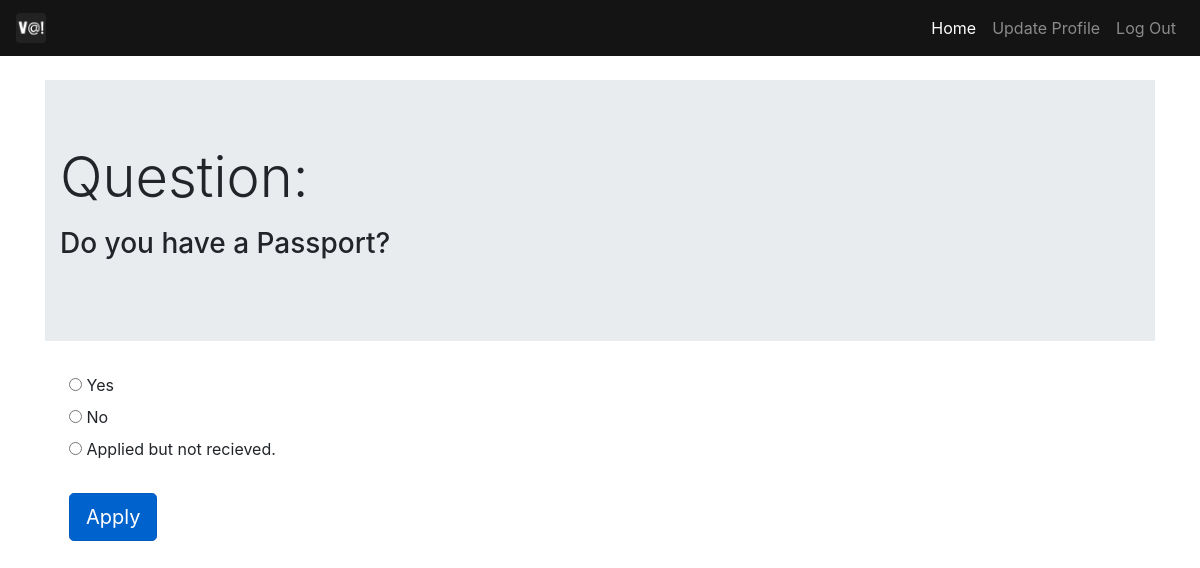
/1/ (signed in), run on the app's committed database.
### polls/models.py (models this page shows, shortened)
class Question(models.Model):
    question_text = models.CharField(max_length=200)
    pub_date = models.DateTimeField('date published')

class Choice(models.Model):
    question = models.ForeignKey(Question, on_delete=models.CASCADE)
    choice_text = models.CharField(max_length=200)
    votes = models.IntegerField(default=0)

### polls/views.py (the view)
# urls.py: path('<int:pk>/', DetailView.as_view(), name='details'),
class DetailView(LoginRequiredMixin, DetailView):
    model = Question
    template_name = 'polls/details.html'
    login_url = '/login/'
    redirect_field_name = 'details'

### polls/templates/polls/details.html (shortened to what this page needs)
{% extends 'polls/base.html' %}
{% block content %}
<br>
        <div class="jumbotron jumbotron-fluid">
          <div class="container">
            <h1 class="display-4">Question: </h1>
            <p class="lead"><h3>{{ question.question_text }}</h3></p>
          </div>
        </div>
          <form action="{% url 'vote' question.id %}" method="post" class="custom-control custom-radio">
            {% for choice in question.choice_set.all %}
              <input type="radio" name="choice" id="choice{{ forloop.counter }}" value="{{ choice.id }}">
              <label for="choice{{ forloop.counter }}">{{ choice.choice_text }}</label><br>
            {% endfor %}
            <br>
            <input type="submit" value="Apply" class="btn btn-primary btn-lg active" role="button">
          </form>
{% endblock %}

### polls/static/polls/css/style.css (style rules this page uses)
html, body { height: 100%; }

### data on the page
Question: question_text "Do you have a Passport?"
Choice: choice_text "Yes"
Choice: choice_text "No"
Choice: choice_text "Applied but not recieved."
